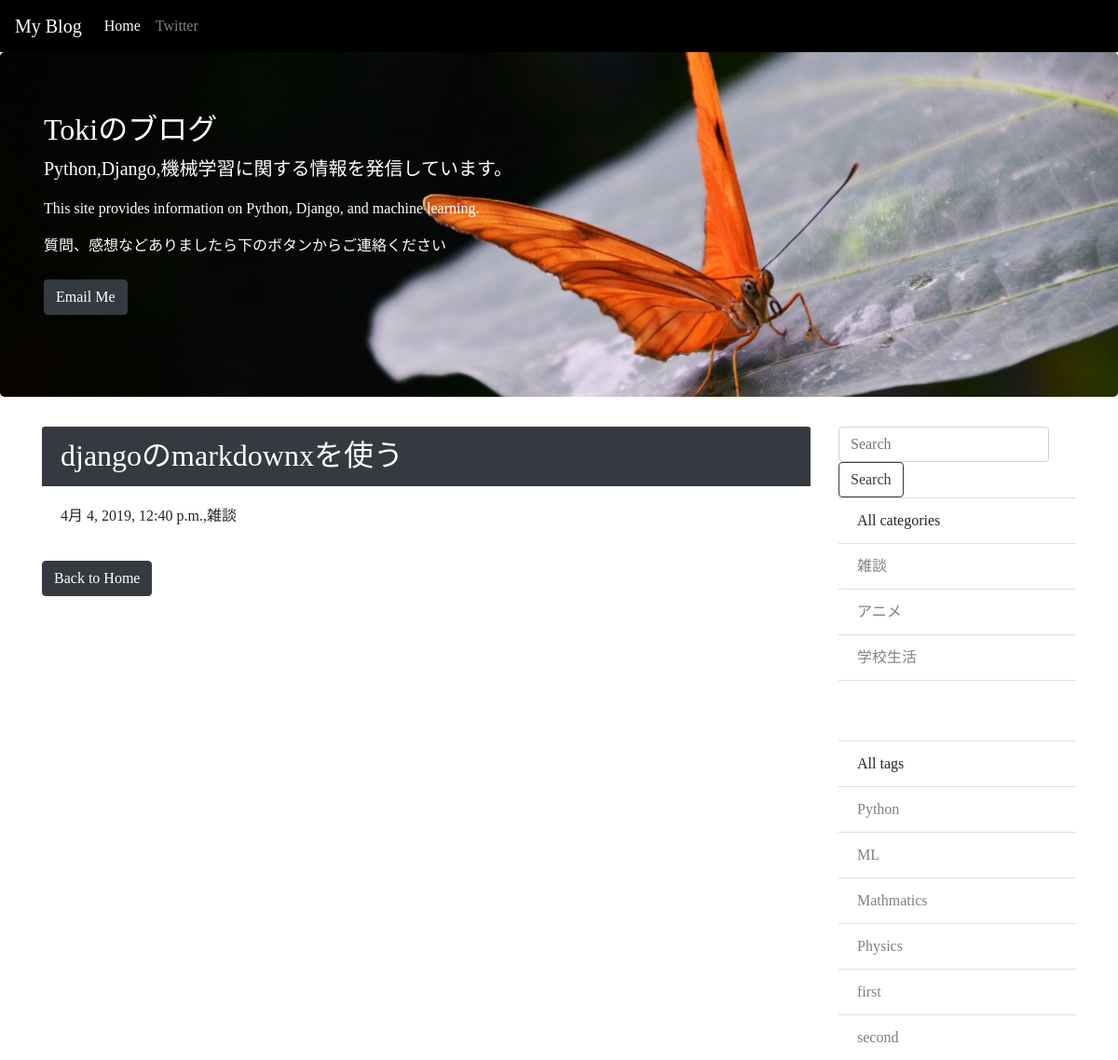
Page /detail/5/ on the committed database.
### blog/models.py (models this page shows, shortened)
class Post(models.Model):
    title  = models.CharField('title',max_length=50)
    subtitle = models.CharField('subtitle',max_length=100,blank=True)
    thumbnail = models.ImageField(upload_to='images/')
    text = MarkdownxField('test_text')
    created_at = models.DateTimeField('datetime',default=timezone.now)
    category = models.ForeignKey(Category,verbose_name='category',on_delete=models.PROTECT)
    tag = models.ManyToManyField(Tag,blank=True,verbose_name='tag')
    def text_to_markdown(self):
        return markdownify(self.text)

class Category(models.Model):
    name = models.CharField("category name",max_length=255)
    created_at = models.DateTimeField('datetime',default=timezone.now)
    def __str__(self):
        return self.name

class Tag(models.Model): # add
    name = models.CharField("tag",max_length=50)
    created_at = models.DateTimeField("作成日",auto_now_add=True)
    def __str__(self):
        return self.name

### blog/views.py (the view)
# urls.py: path('detail/<int:pk>/',views.DetailView.as_view(),name='detail'),
class DetailView(generic.DetailView):
    model = Post

### blog/context_processors.py (called while the page is built)
def common(request):
    context = {
        'category_list':Category.objects.all(),
        'tag_list':Tag.objects.all(),
    }
    return context

### blog/templates/blog/post_detail.html (shortened to what this page needs)
{% extends 'blog/base.html' %}
{% load static %}
{% block content %}
<div class="card　mb-3">
    <h2 class="card-header bg-dark text-white">{{ post.title }}</h2>
<div class="card-body">
  <p>{{ post.created_at }},{{ post.category }}</p>
</div>
<a  class="btn btn-dark mb-5" href="{% url 'blog:index' %}">Back to Home</a>
</div>
{% endblock %}

### blog/templates/blog/base.html (shortened to what this page needs)
  {% load static %}
<html>
<head>
  <link rel="stylesheet" href="{% static 'blog/blog.css' %}">
  <link rel="stylesheet" href="https://maxcdn.bootstrapcdn.com/bootstrap/4.0.0-beta.2/css/bootstrap.min.css">
</head>
<body>
  <nav class="navbar navbar-expand-lg navbar-dark">
      <a class="navbar-brand" href="{% url 'blog:index' %}">My Blog</a>
      <div class="collapse navbar-collapse" id="navbarSupportedContent">
        <ul class="navbar-nav mr-auto">
          <li class="nav-item active ">
            <a class="nav-link text-center" href="{% url 'blog:index' %}">Home</a>
          </li>
          <li class="nav-item">
            <a class="nav-link text-center" href="https://twitter.com/tynk03179592?lang=ja">Twitter</a>
          </li>
        </ul>
      </div>
    </nav>
  <div class="jumbotron img-fluid center-block pc">
    <div class="col-auto text-white">
      <h2 class="display-5 title">Tokiのブログ</h2>
      <p class="lead">Python,Django,機械学習に関する情報を発信しています。</p>
      <p>This site provides information on Python, Django, and machine learning.</p>
        <p class="lead">
          <p>質問、感想などありましたら下のボタンからご連絡ください</p>
          <a href="mailto:aef6ji@gmail.com" class="btn btn-dark my-2">Email Me</a>
        </p>
      </div>
    </div>
    <div class="container">
      <div class="row">
        <div class="col-md-9">
          {% block content %}
          {% endblock %}
        </div>
        <div class="col-md-3">
          <form class="form-inline my-2 my-lg-0" method="GET" action = "{% url 'blog:index' %}">
                    <input class="form-control mr-sm-2" type="text" placeholder="Search" aria-label="Search" name ="keyword">
                    <button class="btn btn-outline-dark my-2 my-sm-0" type="submit">Search</button>
          </form>
          <ul class="list-group list-group-flush mb-3">
            <li class="all-posts-title list-group-item">All categories</li>
            {% for category in category_list %}
            <li class="list-group-item"><a  href="{% url 'blog:category' category.pk %}">{{ category }}</a></li>
            {% endfor%}
          </ul>
          <ul class="list-group list-group-flush">
            <li class="list-group-item mt-5">All tags</li>
            {% for tag in tag_list %}
            <li class="list-group-item"><a href="{% url 'blog:tag' tag.name %}">{{ tag }}</a></li>
            {% endfor%}
          </ul>
        </div>
      </div>
  </body>
</html>

### static/blog/blog.css (style rules this page uses)
body { font-weight:100; }
.pc { background-image: url("/static/image/blog-image.jpg"); background-size:cover; }
.pc { display: block !important; }

### blog/templates/blog/base.html (style rules this page uses)
body { font-family: 'Noto Serif SC', serif; }
a { color:gray; }
.navbar { background-color: black; }

### rows in the picture
Post: title "djangoのmarkdownxを使う", created_at "4月 4, 2019, 12:40 p.m.", category "雑談"
Category: name "雑談"
Category: name "アニメ"
Category: name "学校生活"
Tag: name "Python"
Tag: name "ML"
Tag: name "Mathmatics"
Tag: name "Physics"
Tag: name "first"
Tag: name "second"
